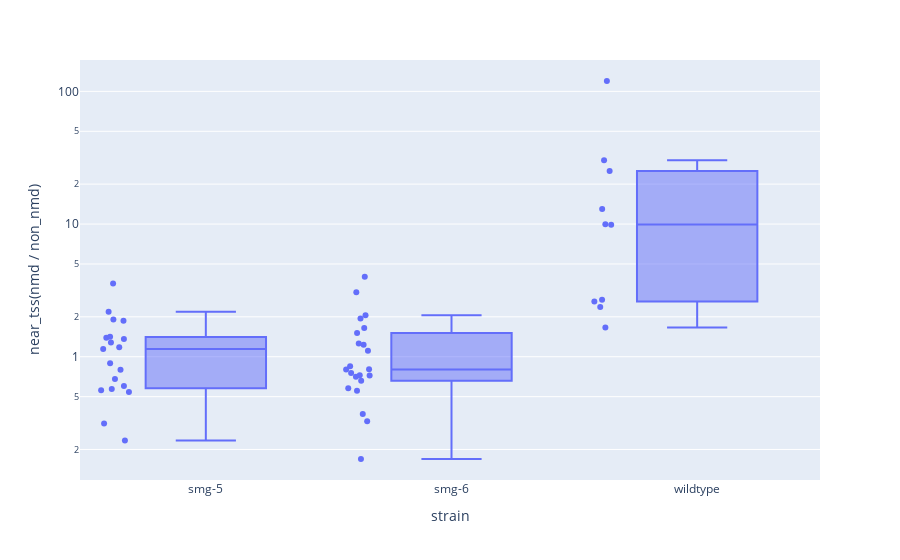

The code cell stored with this chart in its notebook:
### Code cell
comp_box_df = semi_wide_df.copy().reset_index()
comp_box_df = comp_box_df[comp_box_df['near_tss(nmd / non_nmd)'] > 0]
comp_box_df['log2_near_tss(nmd / non_nmd)'] = np.log2(comp_box_df['near_tss(nmd / non_nmd)'])
comp_box_df.columns = ["_".join(a).strip('_') for a in comp_box_df.columns.to_flat_index()]
fig = px.box(comp_box_df,
             x='strain',
             y='near_tss(nmd / non_nmd)',
             log_y=True,
             # color='gene_name',
             points='all',
             hover_name='gene_name',
             hover_data=['rep',
                         'strain',
                         'lib',
                         'near_tss(nmd / non_nmd)',
                         'frac_near_tss_NMD_Targets',
                         'frac_near_tss_NMD_NonTargets',
                         ],
                )
fig.show()
comp_box_df

### Figure 1 — Plotly figure (JSON) as saved in the notebook; plotly's stock layout.template omitted (floating-point values rounded to 4 significant figures; data arrays with more than 128 entries replaced by an {"elided": "..."} marker saying what was removed)
{"data": [{"alignmentgroup": "True", "boxpoints": "all", "customdata": {"elided": "56x4 mixed values"}, "hovertemplate": "<b>%{hovertext}</b><br><br>strain=%{x}<br>near_tss(nmd / non_nmd)=%{y}<br>rep=%{customdata[0]}<br>lib=%{customdata[1]}<br>frac_near_tss_NMD_Targets=%{customdata[2]}<br>frac_near_tss_NMD_NonTargets=%{customdata[3]}<extra></extra>", "hovertext": ["K08D12.3", "K08D12.3", "K08D12.3", "K08D12.3", "R06C1.4", "R06C1.4", "R06C1.4", "R06C1.4", "R06C1.4", "R06C1.4", "rpl-1", "rpl-1", "rpl-1", "rpl-12", "rpl-12", "rpl-12", "rpl-12", "rpl-12", "rpl-12", "rpl-26", "rpl-26", "rpl-26", "rpl-26", "rpl-26", "rpl-26", "rpl-26", "rpl-30", "rpl-30", "rpl-30", "rpl-30", "rpl-30", "rpl-30", "rpl-30", "rpl-30", "rpl-7A", "rpl-7A", "rpl-7A", "rpl-7A", "rpl-7A", "rpl-7A", "rpl-7A", "rpl-7A", "rps-22", "rps-22", "rps-22", "rps-22", "rps-22", "rsp-5", "ubl-1", "ubl-1", "ubl-1", "ubl-1", "ubl-1", "ubl-1", "ubl-1", "ubl-1"], "legendgroup": "", "marker": {"color": "#636efa"}, "name": "", "notched": false, "offsetgroup": "", "orientation": "v", "showlegend": false, "x": ["smg-5", "smg-5", "smg-6", "smg-6", "smg-5", "smg-5", "smg-5", "smg-6", "smg-6", "smg-6", "smg-5", "smg-6", "wildtype", "smg-5", "smg-5", "smg-6", "smg-6", "smg-6", "wildtype", "smg-5", "smg-5", "smg-5", "smg-6", "smg-6", "smg-6", "wildtype", "smg-5", "smg-5", "smg-6", "smg-6", "smg-6", "wildtype", "wildtype", "wildtype", "smg-5", "smg-5", "smg-5", "smg-6", "smg-6", "smg-6", "wildtype", "wildtype", "smg-5", "smg-5", "smg-6", "smg-6", "smg-6", "smg-5", "smg-5", "smg-5", "smg-5", "smg-6", "smg-6", "smg-6", "wildtype", "wildtype"], "x0": " ", "xaxis": "x", "y": [0.5702, 0.3135, 0.7209, 0.5775, 1.389, 0.895, 1.279, 1.109, 0.7527, 0.8485, 3.565, 4.015, 119.7, 1.867, 1.361, 0.5541, 0.1695, 0.7263, 2.609, 1.146, 1.911, null, 0.7996, 1.256, null, 9.893, 0.6796, 1.414, 3.059, null, 0.7057, 9.971, 25.07, 30.22, 0.6022, 0.5416, 0.798, 1.513, 0.8041, 0.3259, 1.659, 2.685, 0.2335, 0.559, 0.3694, 0.6594, 1.233, null, 2.181, 1.178, null, 1.645, 2.055, 1.94, 12.98, 2.37], "y0": " ", "yaxis": "y", "type": "box"}], "layout": {"xaxis": {"anchor": "y", "domain": [0.0, 1.0], "title": {"text": "strain"}}, "yaxis": {"anchor": "x", "domain": [0.0, 1.0], "title": {"text": "near_tss(nmd / non_nmd)"}, "type": "log"}, "legend": {"tracegroupgap": 0}, "margin": {"t": 60}, "boxmode": "group"}}
